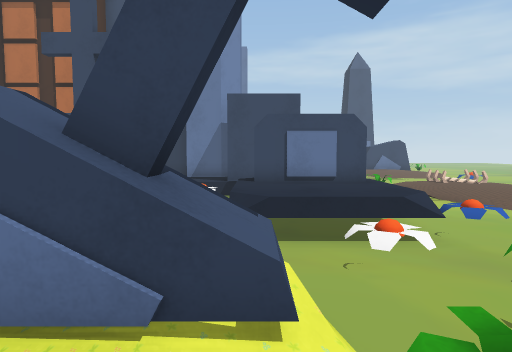
View 1 (above)

24 first-person views from a walk through a 3-D level made in the Unity game engine. The camera is 1.2 m above the floor, tilts 4° down and sees 75° across. The floor is counted in squares, 1 m on a side. Each view is taken from the middle of a square. On the plan, view 1 faces up. The plan holds only what a view shows up to about 14 squares ahead; the rest is blank. The place goes on beyond the plan. The player is left out. Some animated figures are not drawn. Some surface patterns are stand-ins.

View 2
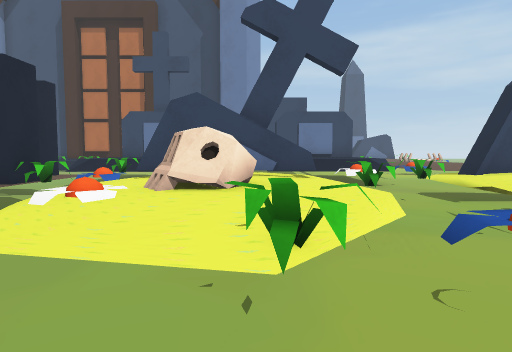

View 3
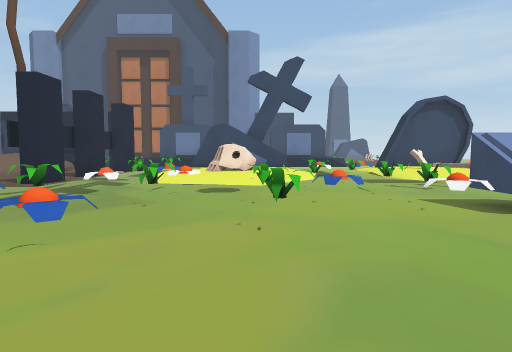

View 4
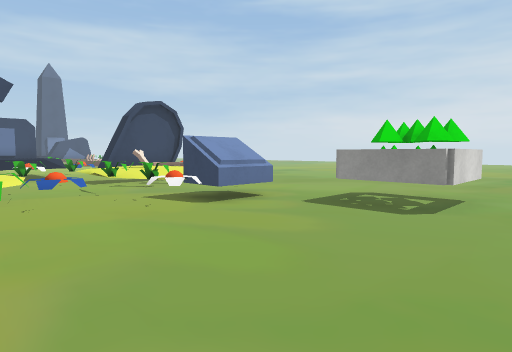

View 5
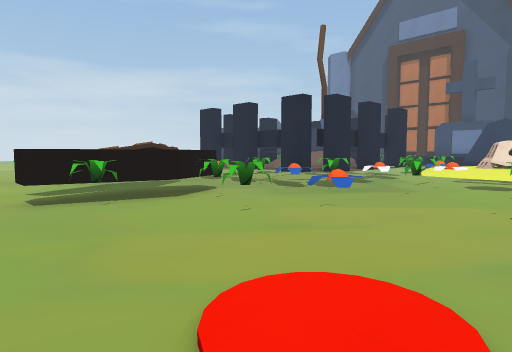

View 6
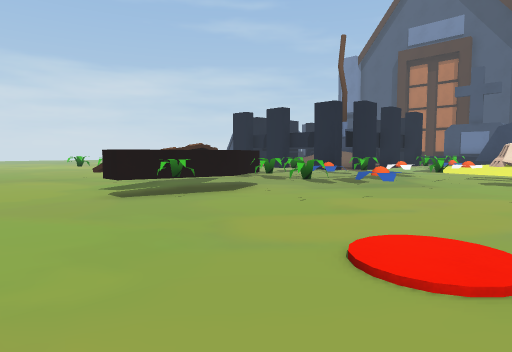

View 7
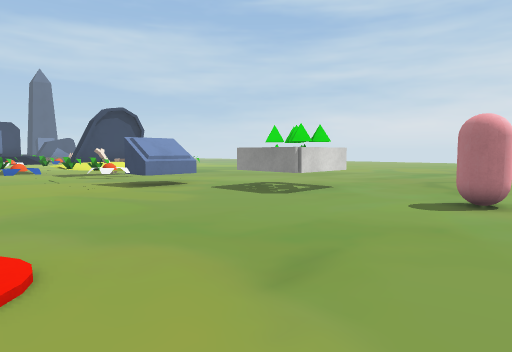

View 8
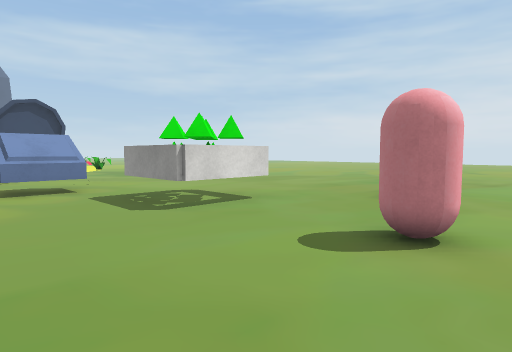

View 9
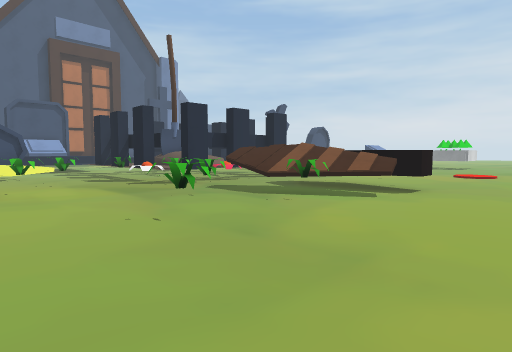

View 10
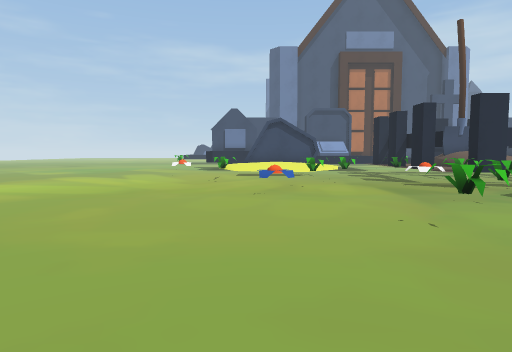

View 11
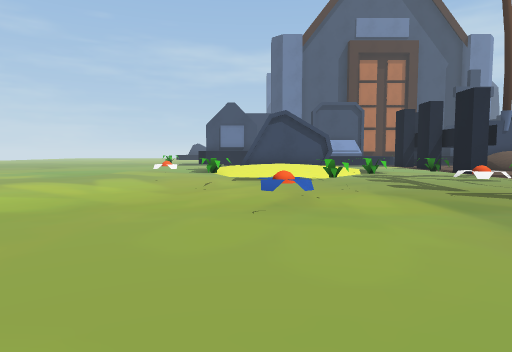

View 12
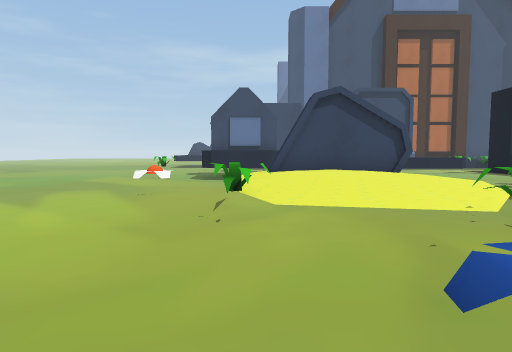

View 13
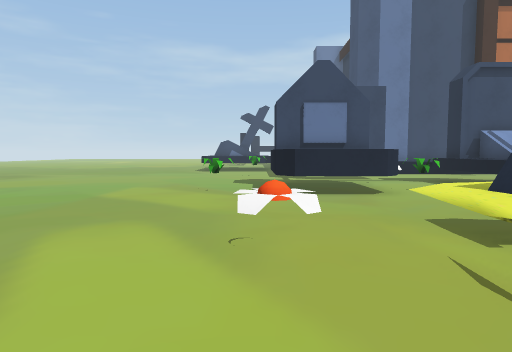

View 14
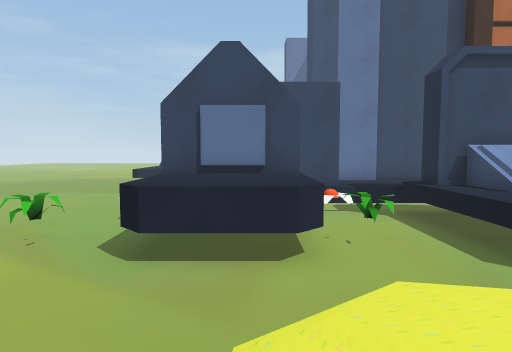

View 15
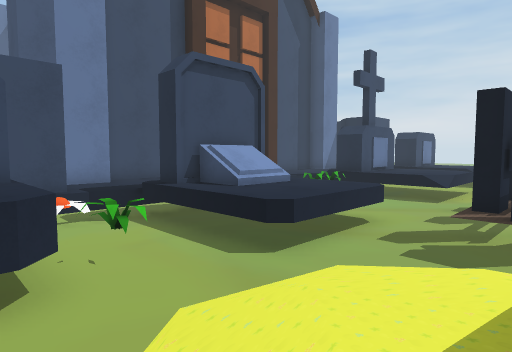

View 16
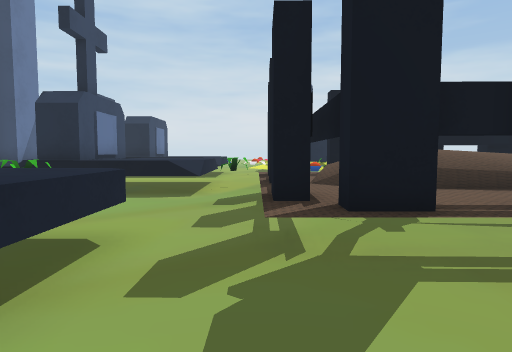

View 17
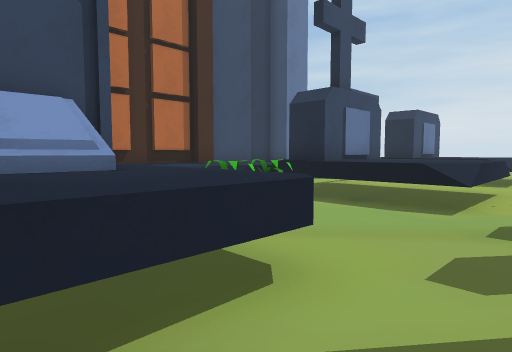

View 18
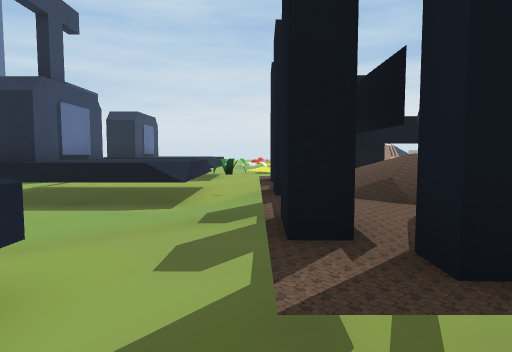

View 19
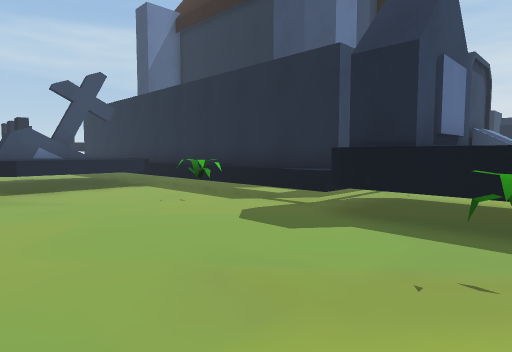

View 20
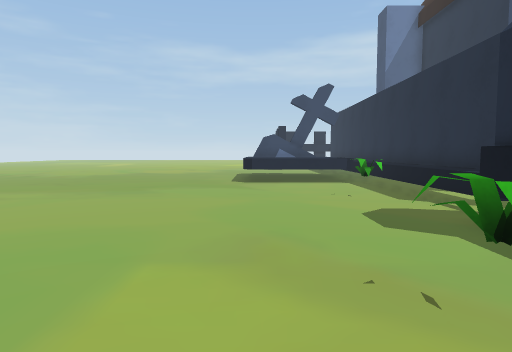

View 21
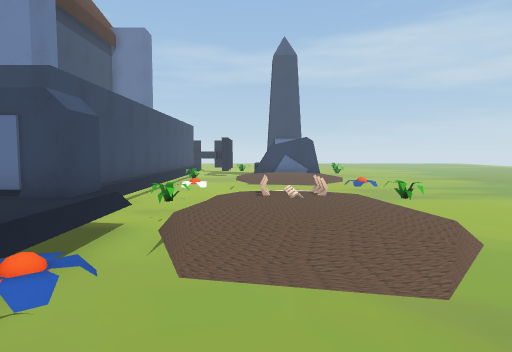

View 22
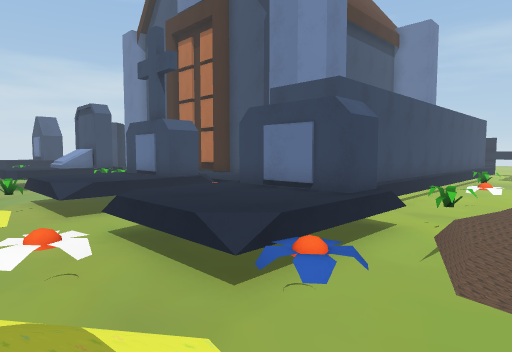

View 23
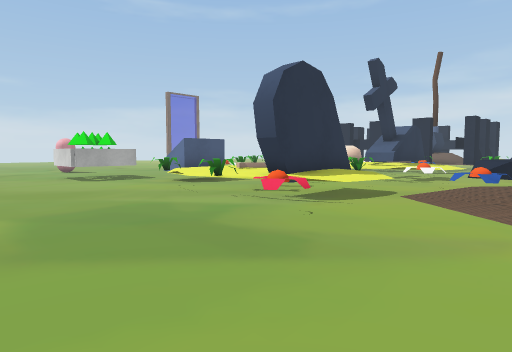

View 24
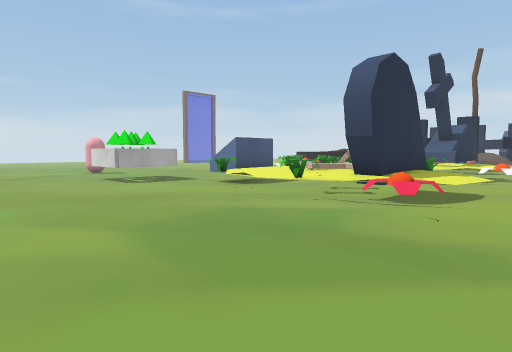

### Floor plan
Key: @ floor where view 1 was taken; # wall or solid block; x gap in a wall; . main floor; : floor 0.25 m higher than the main floor; + floor 0.75 m higher than the main floor; / step, stairs or slope; = window, fence, low wall or low ledge; ^ raised ledge; F flower; S shovel; B bones; A box; T tombstone; O other object.
Columns run from 31 left of view 1 to 15 right of it. Each row starts with its distance up from view 1.
 20     ^^^^^^#                        ..
 19 ....^^^^.^#                      #...
 18 .........^#                      #...      ....
 17 .........^#                      #.F.     O....
 16 .........^#    ###  ######  #    #...      ....
 15 .........^#  ##^^     ^^^^  #    #... = =  ....
 14 .........^#  ^^^      ^^^    ^    ...////= ....
 13 .........^###^^^      ^^^  ^^^##  ...+//// ...
 12 ........TT  F==^       ^^  ^^.^   ^^.+++++ ..
 11 ........TT F...## ^^    #  ^=O #^^^==+++++ ..
 10 ........TTTT...^^^^^   .^^^^^. ^^^^^=+++++..
  9 ........TTTT...^^^^^ ...^^^^^..^^^^^.=++++.. .
  8 ........TTTT...^^^^^....^^^^^..^^^^^./+++/...
  7 ........TTT....^^^^^....^^^^^..^^^^F..///......
  6 ..............................................
  5  .......... //....^#^^^^#^../+//.F..///.F......
  4   ........=+++= ..^######^    +=...++++........
  3   ......../#  ^ ..#^^^^^^^.O# ^^...=####.......
  2    ....F..+###^  .#^^SS^^#.F###^/./++B+=......
  1   ........+++++...#^^^ ^#^.+++++=.=+O+++......
  0   ........+++++=..#^^^^^##./+==@x.=+++++......
 -1    ......./++++...#^ ^^^##F/F+++=./++++=......
 -2   ......../+++/...^^^^ ^#^./+++=F../++/.......
 -3   .........//=....F ####^x..///.....^^/.......
 -4    ...............^###=##F........F.^^........
 -5    ..........................................
 -6     .......F.......^^.^...............AAA....
 -7      ..............^^^^#...F..........AAA.....
 -8      .............^^^^ #..............AAA......
 -9       .............^^^ ^..............AAA......
-10        ............^^^ ^......................
-11         ............^^^......::...............
-12         ....................................
-13          .............................OO......
-14             ...........................O......
-15            . ...           ........ ...

Positions as (right, up) in squares from view 1, and headings:
1: (0, 0), facing up
2: (-1, -5), facing up
3: (-1, -11), facing up
4: (-1, -11), facing up-right
5: (0, -13), facing up-left
6: (0, -15), facing up-left
7: (-1, -15), facing up-right
8: (3, -15), facing up-right
9: (-20, -15), facing up-right
10: (-20, -15), facing up
11: (-20, -12), facing up
12: (-21, -7), facing up
13: (-24, -2), facing up
14: (-21, 2), facing up
15: (-21, 3), facing up-right
16: (-17, 5), facing right
17: (-15, 5), facing up-right
18: (-15, 5), facing right
19: (-29, 8), facing up-right
20: (-27, 6), facing up
21: (7, 4), facing up
22: (7, 4), facing up-left
23: (14, 9), facing down-left
24: (15, 7), facing down-left
